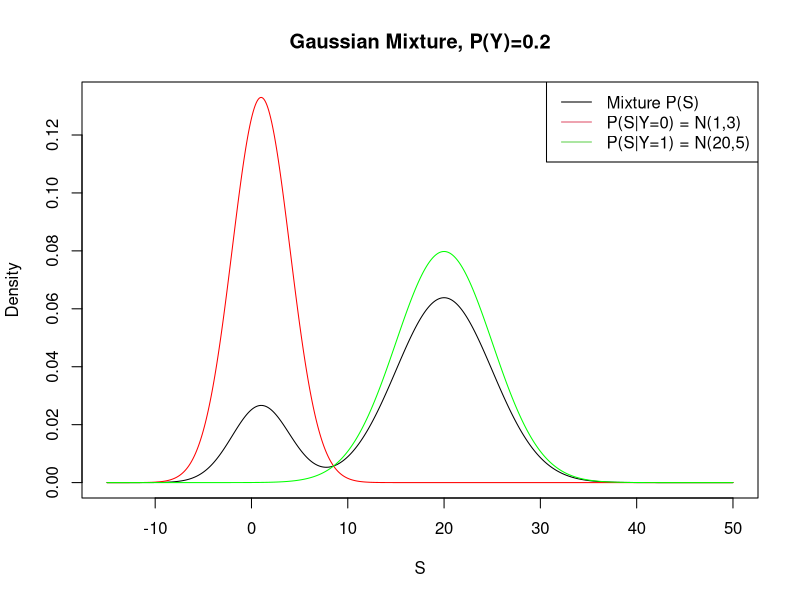

This figure's R source:
## ---- chunk 1
knitr::opts_chunk$set(echo = TRUE, eval=TRUE, message=FALSE, warning=FALSE)
## ---- chunk 2
tmpdat <- readr::read_csv("emrselect_data_subsetRA.csv")
#DT::datatable(tmpdat,rownames=FALSE)
tibble::glimpse(tmpdat)
## ---- chunk 3
colvec = 1:3
ltyvec = 1
ss = seq(-15,50,.1)
trued = .2*dnorm(ss,1,3) + .8*dnorm(ss,20,5)
yl = c(0,max(dnorm(ss,1,3),dnorm(ss,20,5)))
plot(ss,trued,type="l",
     ylim=yl,xlab="S",ylab="Density",main="Gaussian Mixture, P(Y)=0.2")
points(ss,dnorm(ss,1,3),col="red",type="l")
points(ss,dnorm(ss,20,5),col="green",type="l")
legend(x="topright", legend=c("Mixture P(S)","P(S|Y=0) = N(1,3)","P(S|Y=1) = N(20,5)"), 
       col=colvec, lty=1)
